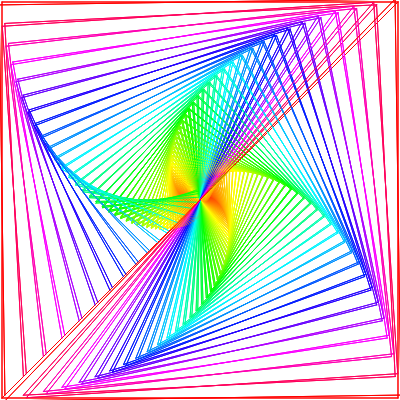
Frame 1 (no input)
Frame 60 (no input): identical to frame 1, image omitted
Frame 120 (the mouse pressed at the canvas centre since frame 60): identical to frame 1, image omitted

The p5.js sketch that drew this single still picture (run headless with seeded random() and noise() and a simulated clock; from frame 60 on, the mouse is pressed at the canvas centre):

// p5.js sketch
// ── sketch.js
let width = 640;
let height = 400;

function canvasResize(w, h) {
    width = w;
    height = h;
    resizeCanvas(width, height);
}

function setup() {
    createCanvas(width, height);
}

function draw() {
    canvasResize(400, 400);
    colorMode(HSB, 360, 100, 100);

    let a = width / 2;
    let b = height / 2;

    for (let i = 0; i < 2; i++) {
        let r = height * 0.7;
        let rMax = r;

        for (let w = Math.PI / 4; w <= 3.6; w += 0.05) {
            let hueValue = map(r, 0, rMax, 0, 360);
            stroke(hueValue, 100, 100);

            let x = r * Math.cos(w);
            let y = r * Math.sin(w);

            line(a + x, b - y, a - y, b - x);
            line(a - y, b - x, a - x, b + x);
            line(a - x, b + y, a + x, b - y);
            line(a - x, b + y, a + y, b + x);
            line(a + y, b + x, a + x, b - y);

            r *= 0.94;
        }

        r /= 0.94;

        for (let w = 3.6; w >= Math.PI / 4; w -= 0.05) {
            let hueValue = map(r, 0, rMax, 0, 360);
            stroke(hueValue, 100, 100);

            let x = r * Math.cos(w);
            let y = r * Math.sin(w);

            line(a + x, b - y, a - y, b - x);
            line(a - y, b - x, a - x, b + x);
            line(a - x, b + y, a + x, b - y);
            line(a - x, b + y, a + y, b + x);
            line(a + y, b + x, a + x, b - y);

            r /= 0.94;
        }
    }
}
